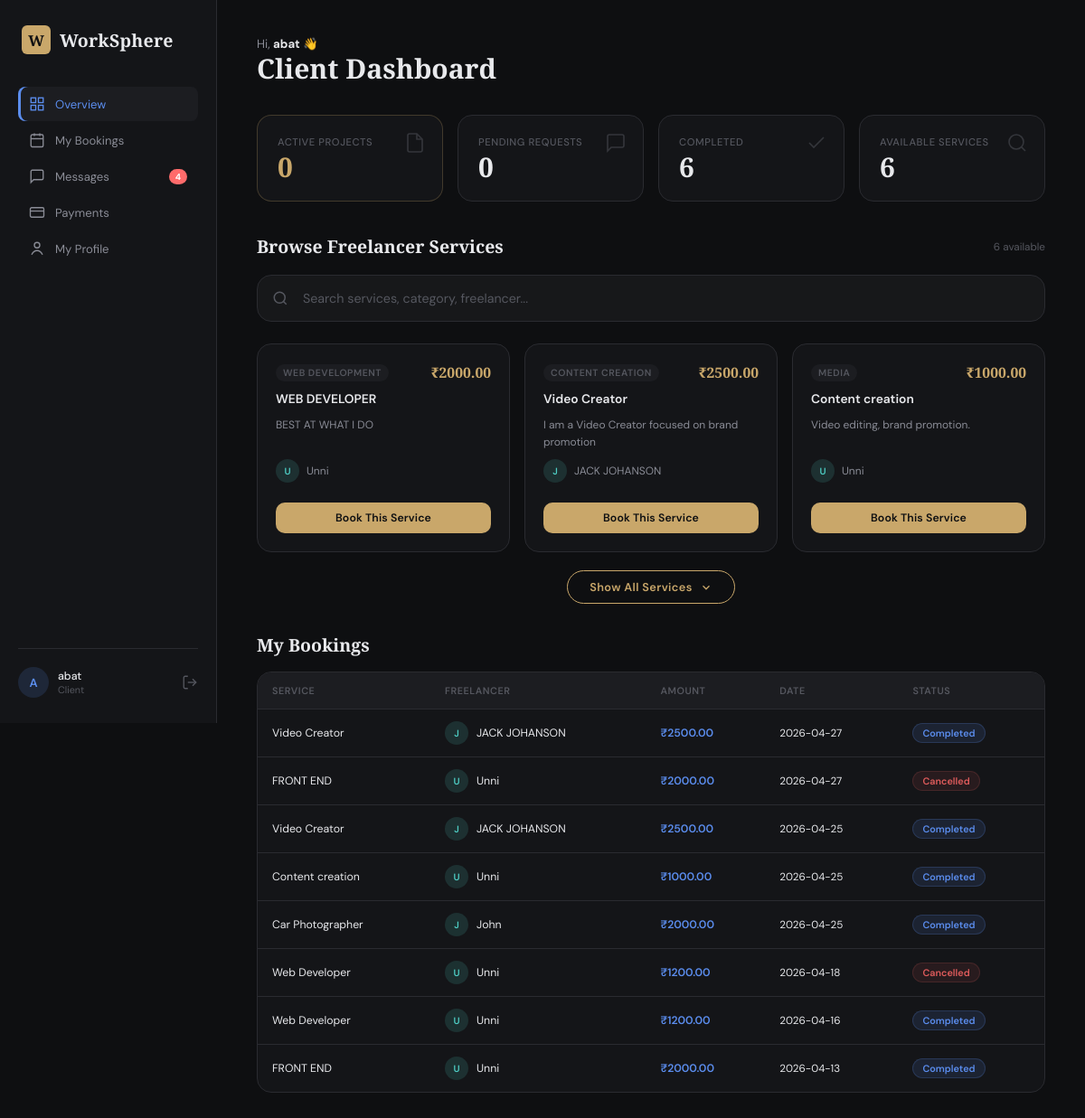
Page /dashboard (signed in) on the committed database.
### models.py (models this page shows, shortened)
class User(UserMixin, db.Model):
    __tablename__ = 'user'
    id            = db.Column(db.Integer, primary_key=True)
    username      = db.Column(db.String(80),  unique=True, nullable=False)
    email         = db.Column(db.String(120), unique=True, nullable=False)
    full_name     = db.Column(db.String(150), nullable=False)
    password_hash = db.Column(db.String(256), nullable=False)
    role          = db.Column(db.String(20),  nullable=False, default='client')
    created_at    = db.Column(db.DateTime,    default=datetime.utcnow)
    services               = db.relationship('Service',  foreign_keys='Service.freelancer_id',  backref='freelancer', lazy=True)
    bookings_as_client     = db.relationship('Booking',  foreign_keys='Booking.client_id',      backref='client',     lazy=True)
    bookings_as_freelancer = db.relationship('Booking',  foreign_keys='Booking.freelancer_id',  backref='freelancer', lazy=True)
    sent_messages          = db.relationship('Message',  foreign_keys='Message.sender_id',      backref='sender',     lazy=True)
    received_messages      = db.relationship('Message',  foreign_keys='Message.receiver_id',    backref='receiver',   lazy=True)
    payments_made          = db.relationship('Payment',  foreign_keys='Payment.client_id',      backref='client',     lazy=True)
    payments_received      = db.relationship('Payment',  foreign_keys='Payment.freelancer_id',  backref='freelancer', lazy=True)

class Service(db.Model):
    __tablename__ = 'service'
    id            = db.Column(db.Integer, primary_key=True)
    freelancer_id = db.Column(db.Integer, db.ForeignKey('user.id'), nullable=False)
    title         = db.Column(db.String(150), nullable=False)
    description   = db.Column(db.Text,        nullable=False)
    category      = db.Column(db.String(80),  nullable=False)
    price         = db.Column(db.Float,       nullable=False)
    is_active     = db.Column(db.Boolean,     default=True)
    created_at    = db.Column(db.DateTime,    default=datetime.utcnow)
    bookings      = db.relationship('Booking', backref='service', lazy=True)

class Booking(db.Model):
    __tablename__ = 'booking'
    id            = db.Column(db.Integer, primary_key=True)
    client_id     = db.Column(db.Integer, db.ForeignKey('user.id'), nullable=False)
    freelancer_id = db.Column(db.Integer, db.ForeignKey('user.id'), nullable=False)
    service_id    = db.Column(db.Integer, db.ForeignKey('service.id'), nullable=False)
    status        = db.Column(db.String(20), default='pending')  # pending|accepted|completed|cancelled
    amount        = db.Column(db.Float,      nullable=False)
    message       = db.Column(db.Text,       nullable=True)
    created_at    = db.Column(db.DateTime,   default=datetime.utcnow)
    payment       = db.relationship('Payment',   backref='booking',      uselist=False, lazy=True)
    milestones    = db.relationship('Milestone', backref='booking',      lazy=True, order_by='Milestone.week_number')

### app.py (the view, shortened to what this page needs)
@app.route('/dashboard')
@login_required
def dashboard():
    role = current_user.role
    if role == 'admin':
        total_users        = User.query.filter(User.role != 'admin').count()
        total_clients      = User.query.filter_by(role='client').count()
        total_freelancers  = User.query.filter_by(role='freelancer').count()
        total_bookings     = Booking.query.count()
        active_bookings    = Booking.query.filter_by(status='accepted').count()
        pending_bookings   = Booking.query.filter_by(status='pending').count()
        completed_bookings = Booking.query.filter_by(status='completed').count()
        cancelled_bookings = Booking.query.filter_by(status='cancelled').count()
        total_services     = Service.query.filter_by(is_active=True).count()
        total_revenue      = db.session.query(
                                db.func.sum(Booking.amount)
                             ).filter_by(status='completed').scalar() or 0
        recent_bookings    = Booking.query.order_by(Booking.created_at.desc()).limit(5).all()
        recent_users       = User.query.filter(User.role != 'admin')\
                                .order_by(User.created_at.desc()).limit(5).all()
        booking_stats      = [pending_bookings, active_bookings,
                              completed_bookings, cancelled_bookings]
        total_b = sum(booking_stats)
        def pct(n):
            return round(n / total_b * 100, 1) if total_b > 0 else 0
        booking_pcts = [pct(s) for s in booking_stats]
        client_pct     = round(total_clients    / total_users * 100) if total_users > 0 else 0
        freelancer_pct = round(total_freelancers / total_users * 100) if total_users > 0 else 0
        health_pct = round(completed_bookings / total_bookings * 100) if total_bookings > 0 else 0
        return render_template('dashboard_admin.html',
            total_users=total_users,
            total_clients=total_clients,
            total_freelancers=total_freelancers,
            total_bookings=total_bookings,
            active_bookings=active_bookings,
            pending_bookings=pending_bookings,
            completed_bookings=completed_bookings,
            total_services=total_services,
            total_revenue=total_revenue,
            recent_bookings=recent_bookings,
            recent_users=recent_users,
            booking_stats=booking_stats,
            booking_pcts=booking_pcts,
            client_pct=client_pct,
            freelancer_pct=freelancer_pct,
            health_pct=health_pct,
            total_b=total_b)
    else:  # client
        available_services = Service.query.filter_by(is_active=True).join(User).filter(
            User.role == 'freelancer').order_by(Service.created_at.desc()).all()
        my_bookings       = Booking.query.filter_by(client_id=current_user.id)\
                                  .order_by(Booking.created_at.desc()).all()
        active_projects   = Booking.query.filter_by(client_id=current_user.id, status='accepted').count()
        pending_proposals = Booking.query.filter_by(client_id=current_user.id, status='pending').count()
        completed         = Booking.query.filter_by(client_id=current_user.id, status='completed').count()
        unread_msgs       = Message.query.filter_by(receiver_id=current_user.id, is_read=False).count()
        return render_template('dashboard_client.html',
            available_services=available_services,
            my_bookings=my_bookings,
            active_projects=active_projects,
            pending_proposals=pending_proposals,
            completed=completed,
            unread_msgs=unread_msgs)

### templates/dashboard_client.html (shortened to what this page needs)
{% extends "base.html" %}
{% block content %}
<div class="app-layout">
  <aside class="sidebar sidebar--client">
    <div class="sidebar__brand">
      <div class="brand__mark brand__mark--sm">W</div>
      <span class="brand__name">WorkSphere</span>
    </div>
<nav class="sidebar__nav">
  <a href="{{ url_for('dashboard') }}"
     class="nav-item {% if request.endpoint == 'dashboard' %}nav-item--active{% endif %}">
    <svg viewBox="0 0 24 24" fill="none" stroke="currentColor"
         stroke-width="1.8" width="18">
      <rect x="3" y="3" width="7" height="7"/>
      <rect x="14" y="3" width="7" height="7"/>
      <rect x="3" y="14" width="7" height="7"/>
      <rect x="14" y="14" width="7" height="7"/>
    </svg>
    <span>Overview</span>
  </a>
  <a href="{{ url_for('my_bookings') }}"
     class="nav-item {% if request.endpoint == 'my_bookings' %}nav-item--active{% endif %}">
    <svg viewBox="0 0 24 24" fill="none" stroke="currentColor"
         stroke-width="1.8" width="18">
      <path d="M8 2v4"/>
      <path d="M16 2v4"/>
      <rect x="3" y="4" width="18" height="18" rx="2"/>
      <path d="M3 10h18"/>
    </svg>
    <span>My Bookings</span>
  </a>
  <a href="{{ url_for('messages') }}"
     class="nav-item {% if request.endpoint == 'messages' %}nav-item--active{% endif %}">
    <svg viewBox="0 0 24 24" fill="none" stroke="currentColor"
         stroke-width="1.8" width="18">
      <path d="M21 15a2 2 0 0 1-2 2H7l-4 4V5a2 2 0 0 1 2-2h14a2 2 0 0 1 2 2z"/>
    </svg>
    <span>Messages</span>
    {% if unread_msgs > 0 %}
    <span style="
      background:#ff6b6b;
      color:#fff;
      font-size:.65rem;
      font-weight:700;
      padding:2px 7px;
      border-radius:999px;
      margin-left:auto;">
      {{ unread_msgs }}
    </span>
    {% endif %}
  </a>
  <a href="{{ url_for('payments') }}"
     class="nav-item {% if request.endpoint == 'payments' %}nav-item--active{% endif %}">
    <svg viewBox="0 0 24 24" fill="none" stroke="currentColor"
         stroke-width="1.8" width="18">
      <rect x="2" y="5" width="20" height="14" rx="2"/>
      <path d="M2 10h20"/>
    </svg>
    <span>Payments</span>
  </a>
  <a href="{{ url_for('client_profile') }}"
     class="nav-item {% if request.endpoint == 'client_profile' %}nav-item--active{% endif %}">
    <svg viewBox="0 0 24 24" fill="none" stroke="currentColor"
         stroke-width="1.8" width="18">
      <circle cx="12" cy="7" r="4"/>
      <path d="M4 21c2-4 6-6 8-6s6 2 8 6"/>
    </svg>
    <span>My Profile</span>
  </a>
</nav>
    <div class="sidebar__footer">
      <div class="sidebar__user">
        <div class="avatar avatar--client">{{ current_user.username[0].upper() }}</div>
        <div class="sidebar__user-info">
          <span class="sidebar__user-name">{{ current_user.username }}</span>
          <span class="sidebar__user-role">Client</span>
        </div>
      </div>
      <a href="{{ url_for('logout') }}" class="logout-btn" title="Logout">
        <svg viewBox="0 0 24 24" fill="none" stroke="currentColor" stroke-width="1.8" width="18">
          <path d="M9 21H5a2 2 0 0 1-2-2V5a2 2 0 0 1 2-2h4" />
          <polyline points="16 17 21 12 16 7" />
          <line x1="21" y1="12" x2="9" y2="12" />
        </svg>
      </a>
    </div>
  </aside>
  <main class="main-content">
    <header class="page-header">
      <div class="page-header__left">
        <p class="page-header__greeting">Hi, <strong>{{ current_user.username }}</strong> 👋</p>
        <h2 class="page-header__title">Client Dashboard</h2>
      </div>
    </header>
    <div class="stats-grid">
      <div class="stat-card stat-card--accent">
        <span class="stat-card__label">Active Projects</span>
        <span class="stat-card__value">{{ active_projects }}</span>
        <div class="stat-card__icon"><svg viewBox="0 0 24 24" fill="none" stroke="currentColor" stroke-width="1.6"
            width="24">
            <path d="M14 2H6a2 2 0 0 0-2 2v16a2 2 0 0 0 2 2h12a2 2 0 0 0 2-2V8z" />
            <polyline points="14 2 14 8 20 8" />
          </svg></div>
      </div>
      <div class="stat-card">
        <span class="stat-card__label">Pending Requests</span>
        <span class="stat-card__value">{{ pending_proposals }}</span>
        <div class="stat-card__icon"><svg viewBox="0 0 24 24" fill="none" stroke="currentColor" stroke-width="1.6"
            width="24">
            <path d="M21 15a2 2 0 0 1-2 2H7l-4 4V5a2 2 0 0 1 2-2h14a2 2 0 0 1 2 2z" />
          </svg></div>
      </div>
      <div class="stat-card">
        <span class="stat-card__label">Completed</span>
        <span class="stat-card__value">{{ completed }}</span>
        <div class="stat-card__icon"><svg viewBox="0 0 24 24" fill="none" stroke="currentColor" stroke-width="1.6"
            width="24">
            <polyline points="20 6 9 17 4 12" />
          </svg></div>
      </div>
      <div class="stat-card">
        <span class="stat-card__label">Available Services</span>
        <span class="stat-card__value">{{ available_services | length }}</span>
        <div class="stat-card__icon"><svg viewBox="0 0 24 24" fill="none" stroke="currentColor" stroke-width="1.6"
            width="24">
            <circle cx="11" cy="11" r="8" />
            <line x1="21" y1="21" x2="16.65" y2="16.65" />
          </svg></div>
      </div>
    </div>
    <div class="section-header">
      <h3 class="section-title">Browse Freelancer Services</h3>
      <span class="section-count">{{ available_services | length }} available</span>
    </div>
    <div class="service-search-wrapper">
      <div class="service-search-box">
        <svg class="search-icon" viewBox="0 0 24 24" fill="none" stroke="currentColor" stroke-width="2" width="18">
          <circle cx="11" cy="11" r="8"></circle>
          <line x1="21" y1="21" x2="16.65" y2="16.65"></line>
        </svg>
        <input type="text" id="serviceSearch" class="service-search-input"
          placeholder="Search services, category, freelancer..." />
      </div>
    </div>
    {% if available_services %}
    <div class="services-grid" id="servicesGrid">
      {% for service in available_services %}
      <div class="service-card searchable-service service-hidden" data-title="{{ service.title|lower }}"
        data-category="{{ service.category|lower }}" data-description="{{ service.description|lower }}"
        data-freelancer="{{ service.freelancer.full_name|lower }}">
        <div class="service-card__header">
          <span class="service-card__category">
            {{ service.category }}
          </span>
          <span class="service-card__price">
            ₹{{ "%.2f"|format(service.price) }}
          </span>
        </div>
        <h4 class="service-card__title">
          {{ service.title }}
        </h4>
        <p class="service-card__desc">
          {{ service.description[:100] }}
        </p>
        <div class="service-card__freelancer">
          <div class="avatar avatar--freelancer avatar--xs">
            {{ service.freelancer.username[0].upper() }}
          </div>
          <span>
            {{ service.freelancer.full_name }}
          </span>
        </div>
        <button class="btn btn--primary btn--sm book-btn" style="width:100%;margin-top:12px"
          data-service-id="{{ service.id }}" data-service-title="{{ service.title | e }}"
          data-service-price="{{ service.price }}">
          Book This Service
        </button>
      </div>
      {% endfor %}
    </div>
<div class="services-toggle-wrap" id="servicesToggleWrap">
  <button type="button" id="toggleServicesBtn" class="toggle-services-btn">
  </button>
</div>
    {% else %}
    <div class="empty-state empty-state--sm">
      <div class="empty-state__icon">🔍</div>
      <h3>No services available yet</h3>
      <p>Freelancers haven't posted any proposals yet. Check back soon.</p>
    </div>
    {% endif %}
    {% if my_bookings %}
    <div class="section-header" style="margin-top:32px">
      <h3 class="section-title">My Bookings</h3>
    </div>
    <div class="table-card">
      <div class="table-wrap">
        <table class="data-table">
          <thead>
            <tr>
              <th>Service</th>
              <th>Freelancer</th>
              <th>Amount</th>
              <th>Date</th>
              <th>Status</th>
            </tr>
          </thead>
          <tbody>
            {% for booking in my_bookings %}
            <tr>
              <td>{{ booking.service.title }}</td>
              <td>
                <div class="user-cell">
                  <div class="avatar avatar--freelancer avatar--xs">{{ booking.freelancer.username[0].upper() }}</div>
                  <span>{{ booking.freelancer.full_name }}</span>
                </div>
              </td>
              <td style="color:var(--client);font-weight:600">₹{{ "%.2f"|format(booking.amount) }}</td>
              <td class="td--date">{{ booking.created_at.strftime('%Y-%m-%d') }}</td>
              <td><span class="status-badge status-badge--{{ booking.status }}">{{ booking.status }}</span></td>
            </tr>
            {% endfor %}
          </tbody>
        </table>
      </div>
    </div>
    {% endif %}
  </main>
</div>
{% endblock %}

### templates/base.html (shortened to what this page needs)
<!DOCTYPE html>
<html lang="en">
<head>
  <link rel="stylesheet" href="{{ url_for('static', filename='css/style.css') }}">
</head>
<body>
  {% block content %}{% endblock %}
</body>
</html>

### rows in the picture
User: username "A", username "abat"
Service: category "WEB DEVELOPMENT", price "2000.00", title "WEB DEVELOPER", description "BEST AT WHAT I DO", freelancer "U", freelancer.full_name "Unni"
Service: category "CONTENT CREATION", price "2500.00", title "Video Creator", description "I am a Video Creator focused on brand promotion", freelancer "J", freelancer.full_name "JACK JOHANSON"
Service: category "MEDIA", price "1000.00", title "Content creation", description "Video editing, brand promotion.", freelancer "U", freelancer.full_name "Unni"
Booking: service "Video Creator", freelancer "J", freelancer.full_name "JACK JOHANSON", amount "2500.00", created_at "2026-04-27", status "Completed"
Booking: service "FRONT END", freelancer "U", freelancer.full_name "Unni", amount "2000.00", created_at "2026-04-27", status "Cancelled"
Booking: service "Video Creator", freelancer "J", freelancer.full_name "JACK JOHANSON", amount "2500.00", created_at "2026-04-25", status "Completed"
Booking: service "Content creation", freelancer "U", freelancer.full_name "Unni", amount "1000.00", created_at "2026-04-25", status "Completed"
Booking: service "Car Photographer", freelancer "J", freelancer.full_name "John", amount "2000.00", created_at "2026-04-25", status "Completed"
Booking: service "Web Developer", freelancer "U", freelancer.full_name "Unni", amount "1200.00", created_at "2026-04-18", status "Cancelled"
Booking: service "Web Developer", freelancer "U", freelancer.full_name "Unni", amount "1200.00", created_at "2026-04-16", status "Completed"
Booking: service "FRONT END", freelancer "U", freelancer.full_name "Unni", amount "2000.00", created_at "2026-04-13", status "Completed"

### other values in the picture
{{ unread_msgs }} "4"
{{ active_projects }} "0"
{{ pending_proposals }} "0"
{{ completed }} "6"
{{ available_services | length }} "6"
